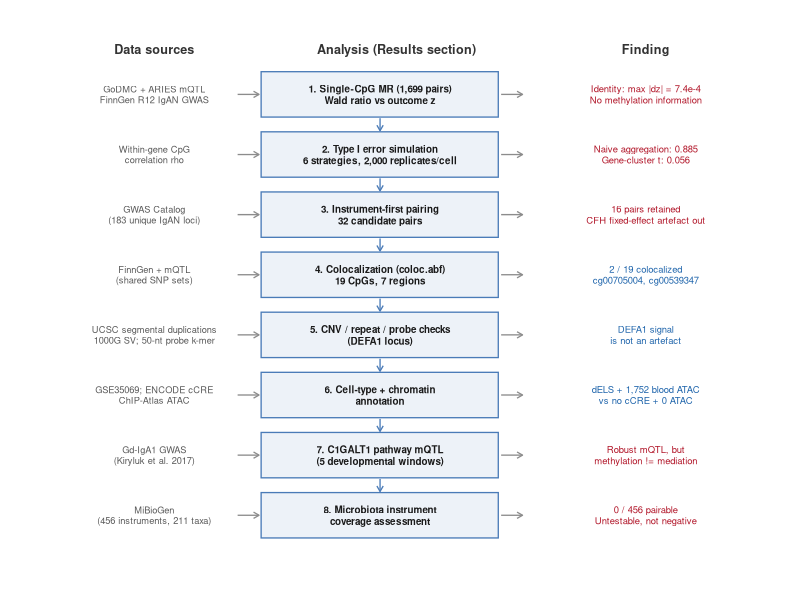
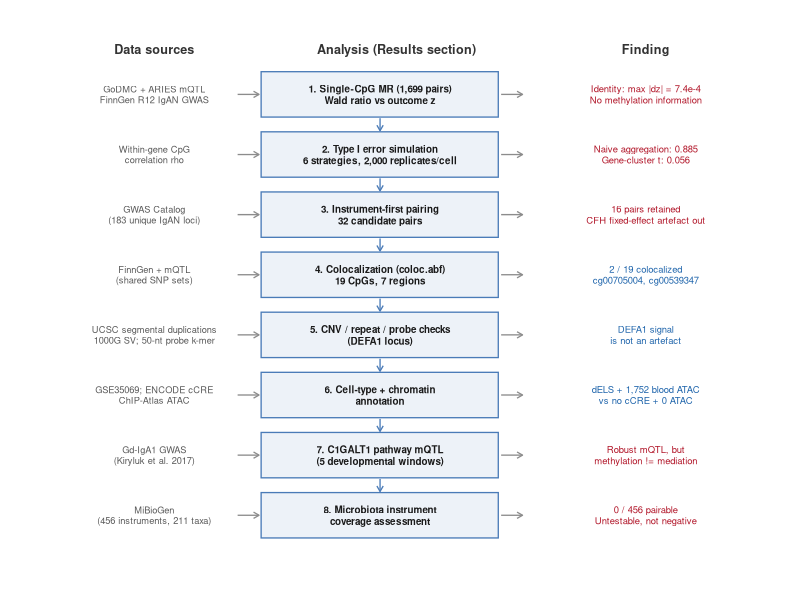

Write R code to recreate these figures, in order.
#!/usr/bin/env Rscript
# fig1_design.R —— Fig 1：研究设计与数据流（示意图，无数据）
#
# 三栏：数据源 → 分析步骤（编号 1-8，对应正文 §3.1-3.8）→ 关键发现
# 输出：figs/Fig1.pdf、figs/Fig1.png

suppressPackageStartupMessages({
  library(ggplot2)
  library(grid)
})

ROOT <- Sys.getenv("IGAN_MR_ROOT", unset = ".")
setwd(ROOT)
dir.create("figs", showWarnings = FALSE)

steps <- data.frame(
  i = 1:8,
  input = c(
    "GoDMC + ARIES mQTL\nFinnGen R12 IgAN GWAS",
    "Within-gene CpG\ncorrelation rho",
    "GWAS Catalog\n(183 unique IgAN loci)",
    "FinnGen + mQTL\n(shared SNP sets)",
    "UCSC segmental duplications\n1000G SV; 50-nt probe k-mer",
    "GSE35069; ENCODE cCRE\nChIP-Atlas ATAC",
    "Gd-IgA1 GWAS\n(Kiryluk et al. 2017)",
    "MiBioGen\n(456 instruments, 211 taxa)"
  ),
  analysis = c(
    "1. Single-CpG MR (1,699 pairs)\nWald ratio vs outcome z",
    "2. Type I error simulation\n6 strategies, 2,000 replicates/cell",
    "3. Instrument-first pairing\n32 candidate pairs",
    "4. Colocalization (coloc.abf)\n19 CpGs, 7 regions",
    "5. CNV / repeat / probe checks\n(DEFA1 locus)",
    "6. Cell-type + chromatin\nannotation",
    "7. C1GALT1 pathway mQTL\n(5 developmental windows)",
    "8. Microbiota instrument\ncoverage assessment"
  ),
  finding = c(
    "Identity: max |dz| = 7.4e-4\nNo methylation information",
    "Naive aggregation: 0.885\nGene-cluster t: 0.056",
    "16 pairs retained\nCFH fixed-effect artefact out",
    "2 / 19 colocalized\ncg00705004, cg00539347",
    "DEFA1 signal\nis not an artefact",
    "dELS + 1,752 blood ATAC\nvs no cCRE + 0 ATAC",
    "Robust mQTL, but\nmethylation != mediation",
    "0 / 456 pairable\nUntestable, not negative"
  ),
  bad = c(TRUE, TRUE, TRUE, FALSE, FALSE, FALSE, TRUE, TRUE)
)
steps$y <- 8.55 - (steps$i - 1) * 1.06

XL <- 0.05; XC <- 3.15; XR <- 6.85   # 三栏中心

p <- ggplot(steps) +
  # 栏标题
  annotate("text", x = 1.55, y = 9.35, label = "Data sources", size = 3.2,
           fontface = "bold", colour = "grey20") +
  annotate("text", x = 4.95, y = 9.35, label = "Analysis (Results section)", size = 3.2,
           fontface = "bold", colour = "grey20") +
  annotate("text", x = 8.45, y = 9.35, label = "Finding", size = 3.2,
           fontface = "bold", colour = "grey20") +
  # 输入 → 分析 箭头
  geom_segment(aes(x = 2.72, xend = 3.02, y = y, yend = y),
               arrow = arrow(length = unit(1.6, "mm")), colour = "grey55",
               linewidth = 0.45) +
  # 分析 → 发现 箭头
  geom_segment(aes(x = 6.42, xend = 6.72, y = y, yend = y),
               arrow = arrow(length = unit(1.6, "mm")), colour = "grey55",
               linewidth = 0.45) +
  # 分析框
  geom_rect(aes(xmin = 3.05, xmax = 6.38, ymin = y - 0.40, ymax = y + 0.40),
            fill = "#EDF2F8", colour = "#4A7BB7", linewidth = 0.45) +
  # 步骤间竖向箭头
  geom_segment(data = steps[-8, ],
               aes(x = 4.72, xend = 4.72, y = y - 0.42, yend = y - 0.64),
               arrow = arrow(length = unit(1.6, "mm")), colour = "#4A7BB7",
               linewidth = 0.45) +
  # 文字
  geom_text(aes(x = 1.55, y = y, label = input), size = 2.35, colour = "grey35",
            lineheight = 0.95) +
  geom_text(aes(x = 4.72, y = y, label = analysis), size = 2.5, colour = "grey10",
            lineheight = 0.98, fontface = "bold") +
  geom_text(aes(x = 8.45, y = y, label = finding,
                colour = ifelse(bad, "warn", "ok")), size = 2.4, lineheight = 0.98) +
  scale_colour_manual(values = c("warn" = "#B2182B", "ok" = "#2166AC"),
                      guide = "none") +
  coord_cartesian(xlim = c(0, 10), ylim = c(0.25, 9.6), clip = "off") +
  theme_void() +
  theme(plot.margin = margin(6, 6, 6, 6))

cairo_pdf("figs/Fig1.pdf", width = 7.2, height = 6.6)
print(p)
dev.off()

png("figs/Fig1.png", width = 7.2, height = 6.6, units = "in", res = 400, type = "cairo")
print(p)
dev.off()

cat("Fig1 done\n")
